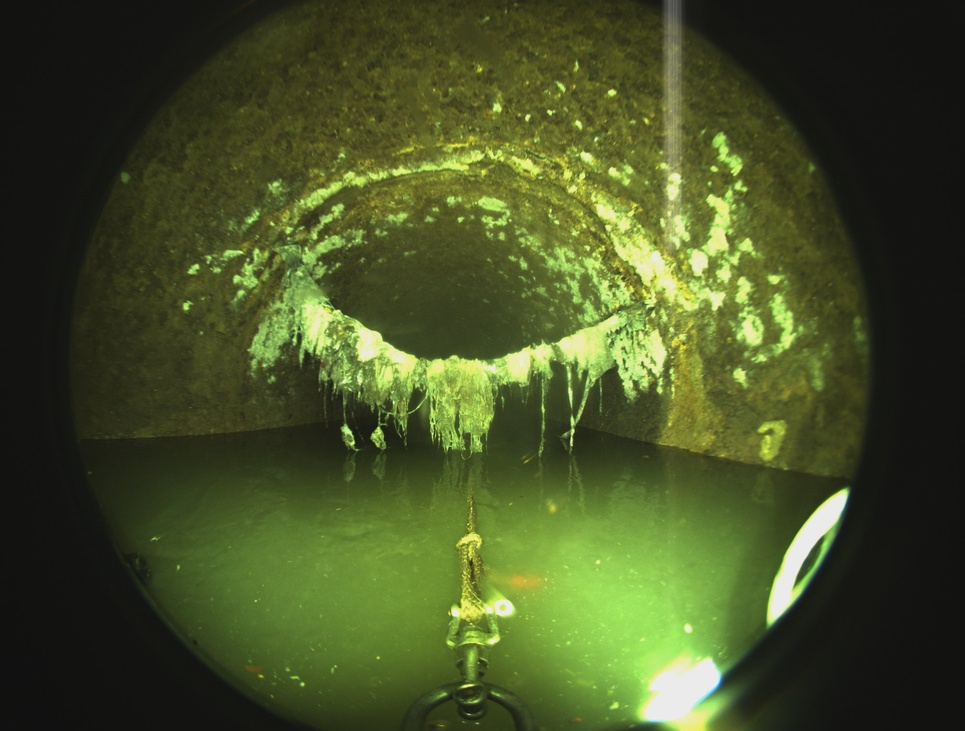
#> input picture img/hanging seal ring.jpg, 965 x 731 px, shrunk from 2016 x 1528 before the run
$ python color_fix_batch.py 'img/hanging seal ring.jpg' 5   (Python 2 division)
#> lines starting #> are read from the running program, lines starting #| are printed output that depends on the picture; after the words box and inside, x2 and y2 are one past the last pixel; in counts of white or black regions, pixels touching at a corner belong together
#> further down, img is the input picture: shape (731, 965, 3); mean B, G, R 38.8, 81.1, 69.9
#!/usr/bin/env python
import cv2
import math
import numpy as np
import sys
from shutil import copyfile

def apply_mask(matrix, mask, fill_value):
    masked = np.ma.array(matrix, mask=mask, fill_value=fill_value)
    return masked.filled()

def apply_threshold(matrix, low_value, high_value):
    low_mask = matrix < low_value
    matrix = apply_mask(matrix, low_mask, low_value)

    high_mask = matrix > high_value
    matrix = apply_mask(matrix, high_mask, high_value)

    return matrix

def simplest_cb(img, percent):
#> called with percent = 5
    assert img.shape[2] == 3
    assert percent > 0 and percent < 100

    half_percent = percent / 100.0 # depending on the pod a range of 10.0-25.0 returns a pretty good result

    channels = cv2.split(img)

    out_channels = []
    for channel in channels:
        assert len(channel.shape) == 2
        # find the low and high percentile values (based on the input percentile)
        height, width = channel.shape
        vec_size = width * height
        flat = channel.reshape(vec_size)

        assert len(flat.shape) == 1

        flat = np.sort(flat)

        n_cols = flat.shape[0]

        low_val  = flat[int(math.floor(n_cols * half_percent))]
        high_val = flat[int(math.ceil(n_cols * (1.0 - half_percent)))]

        print "Lowval: ", low_val
        print "Highval: ", high_val

        # saturate below the low percentile and above the high percentile
        thresholded = apply_threshold(channel, low_val, high_val)
        # scale the channel
        # normalized = cv2.normalize(thresholded, thresholded.copy(), 0, 255, cv2.NORM_MINMAX)
        normalized = cv2.normalize(thresholded, thresholded.copy(), 0, 200, cv2.NORM_MINMAX)
        out_channels.append(normalized)
#> this loop made 3 passes
#> (low_val, high_val) on passes 1 to 3: (16, 96), (18, 218), (18, 169)
#| Lowval:  16
#| Highval:  96
#| Lowval:  18
#| Highval:  218
#| Lowval:  18
#| Highval:  169
#> pass 1, in apply_threshold, `low_mask = matrix < low_value`:
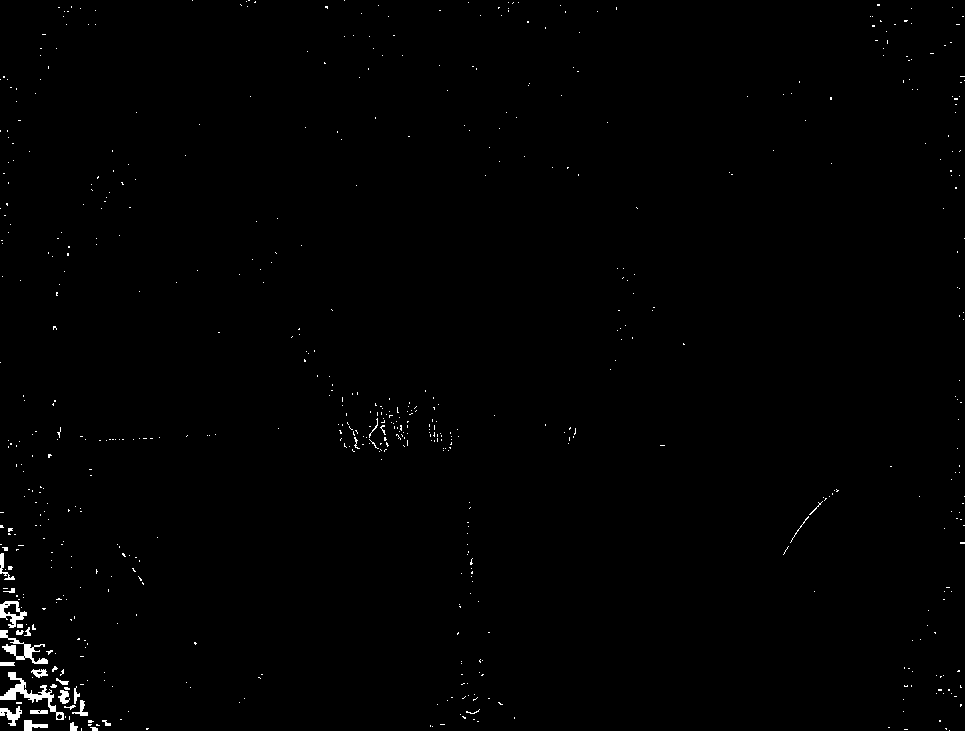
#> low_mask: shape (731, 965) bool; 0.6% white; 627 white regions (599 under 20 px), largest, box (x1, y1, x2, y2) and area: (0, 672, 64, 720) 634, (0, 630, 48, 664) 458, (0, 601, 27, 628) 304
#> pass 1, in apply_mask, `masked = np.ma.array(matrix, mask=mask, fill_value=fill_value)`:
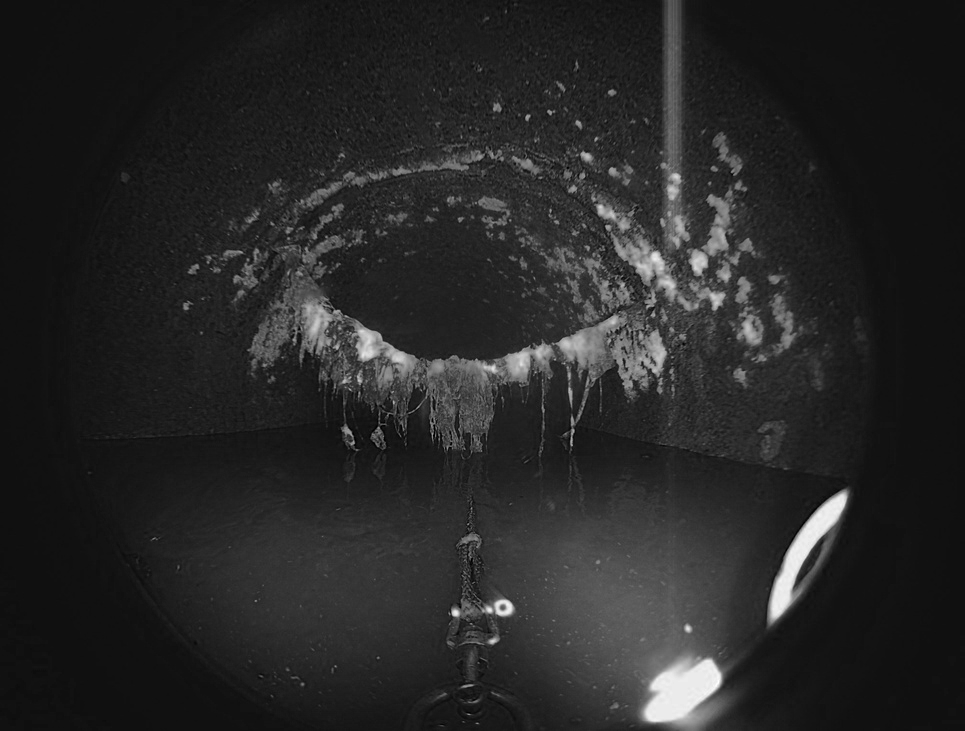
#> masked: shape (731, 965); min 0, max 255, mean 38.8
#> pass 1, in apply_threshold, `high_mask = matrix > high_value`:
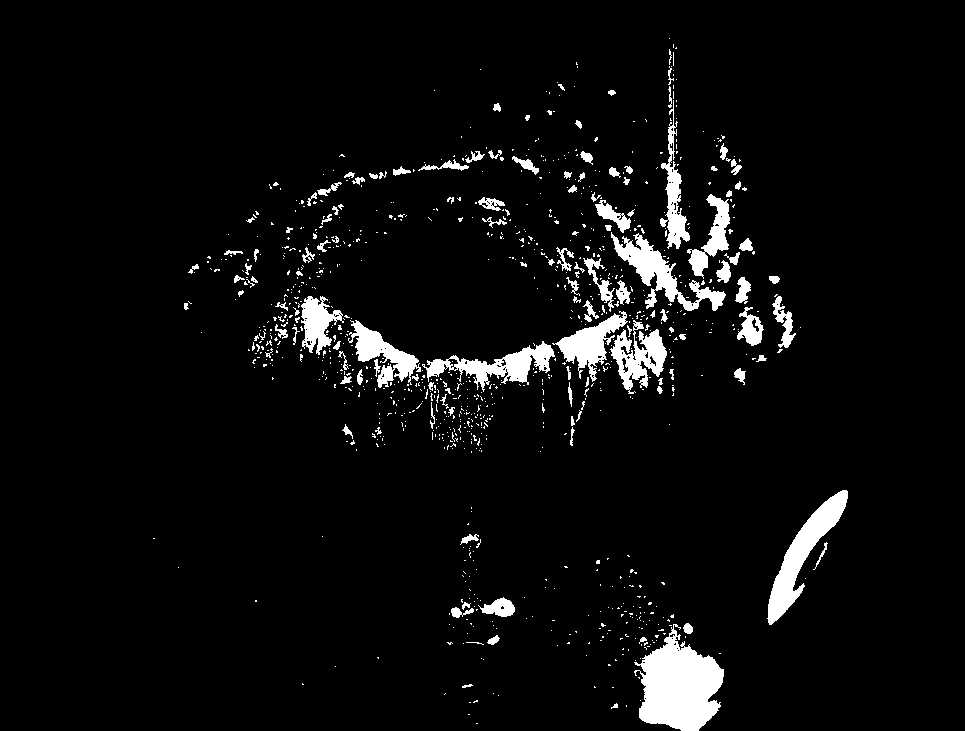
#> high_mask: shape (731, 965) bool; 5% white; 991 white regions (866 under 20 px), largest, box (x1, y1, x2, y2) and area: (634, 624, 724, 731) 5880, (767, 490, 848, 625) 3075, (611, 232, 726, 311) 2558
#> after the loop:
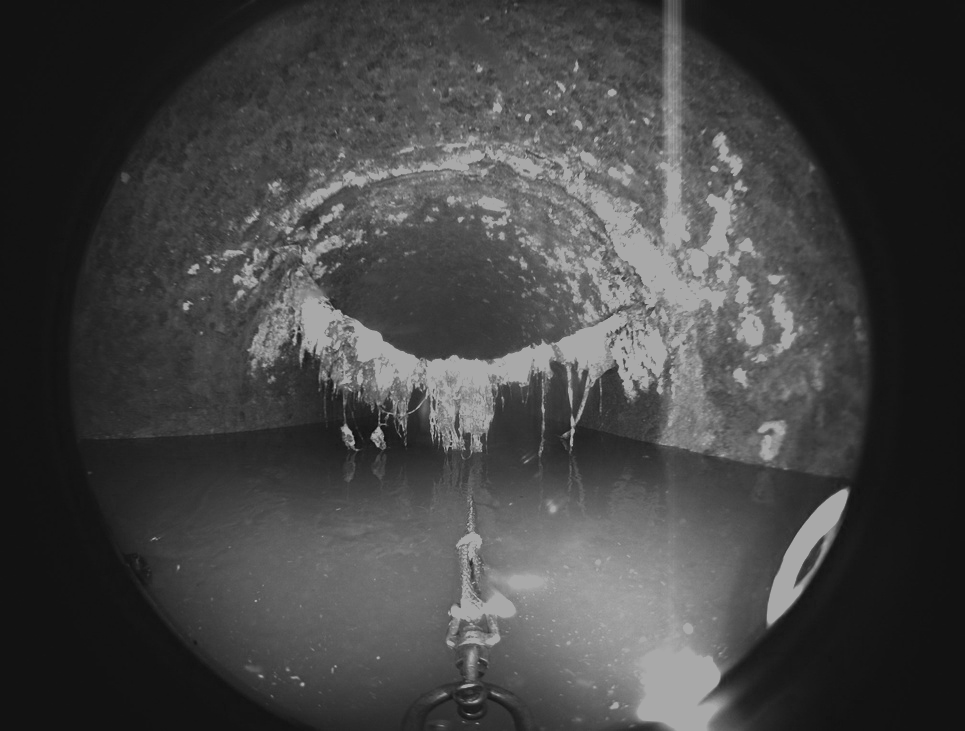
#> thresholded: shape (731, 965); min 18, max 169, mean 67.9
#> after the loop, out_channels = 3 items

    return cv2.merge(out_channels)
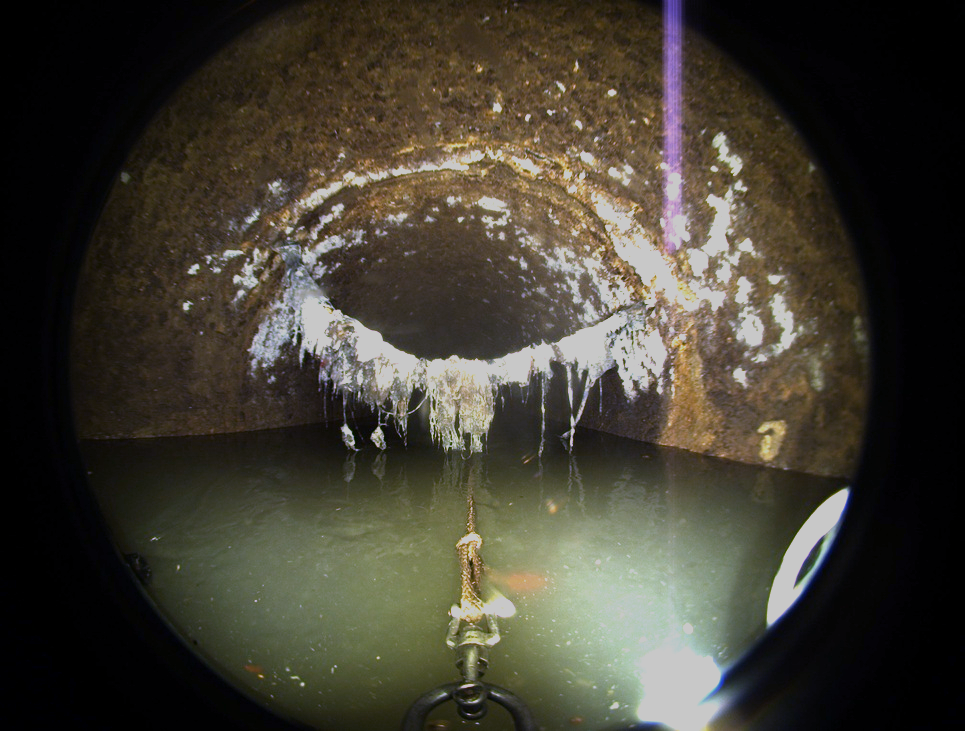
#> returned value: shape (731, 965, 3); mean of channels 0, 1, 2 51.1, 62.3, 66; drawn as B, G, R

if __name__ == '__main__':
    img = cv2.imread(sys.argv[1]) # add parameter for image src, example: python color_fix "c:\path\path\path.jpg"
    perc_val = int(sys.argv[2]) #int(raw_input("color value adj. perameter 8<x<20: "))
    #orig = simplest_cb(img,1) # no transformation
    out = simplest_cb(img, perc_val) # value changes intesity 8 to 20 seems to be a good range
    copyfile(str(sys.argv[1]), str(sys.argv[1][:-4]) + "_original.bmp")
    #cv2.imshow("before", img) # commented out for running in batch
    #cv2.imshow("after", out) # commented out for running in batch
    #cv2.imwrite(str(sys.argv[1])[:-4] + "_original.bmp",orig) # removes the last 4 characters of the path name
    cv2.imwrite(str(sys.argv[1])[:-4] + ".bmp",out) # removes the last 4 characters of the path name
                                                          # and appends _original.bmp ~ makes original copy
                                                          # and appends _fixed.jpg
    #cv2.waitKey(0) # commented out for running in batch
